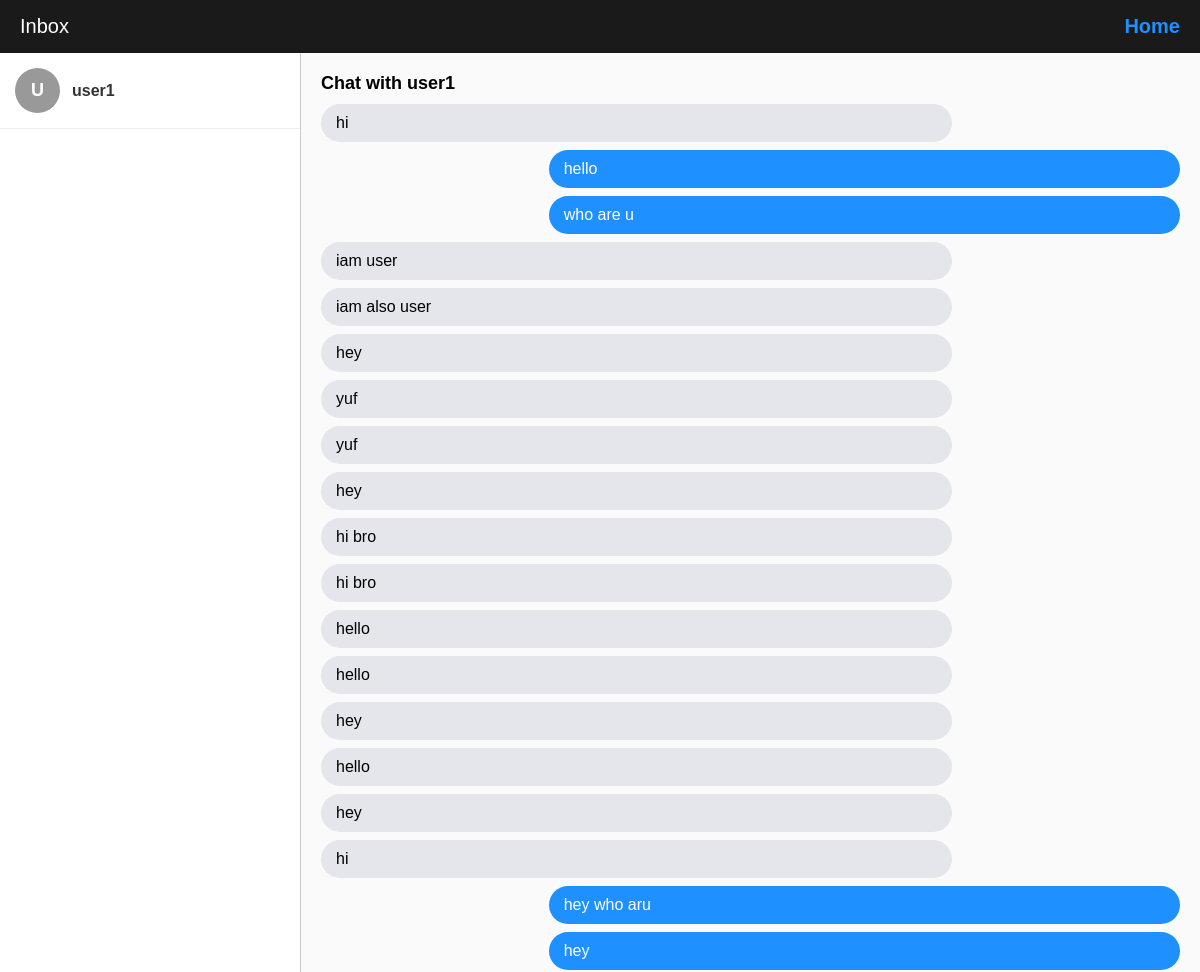
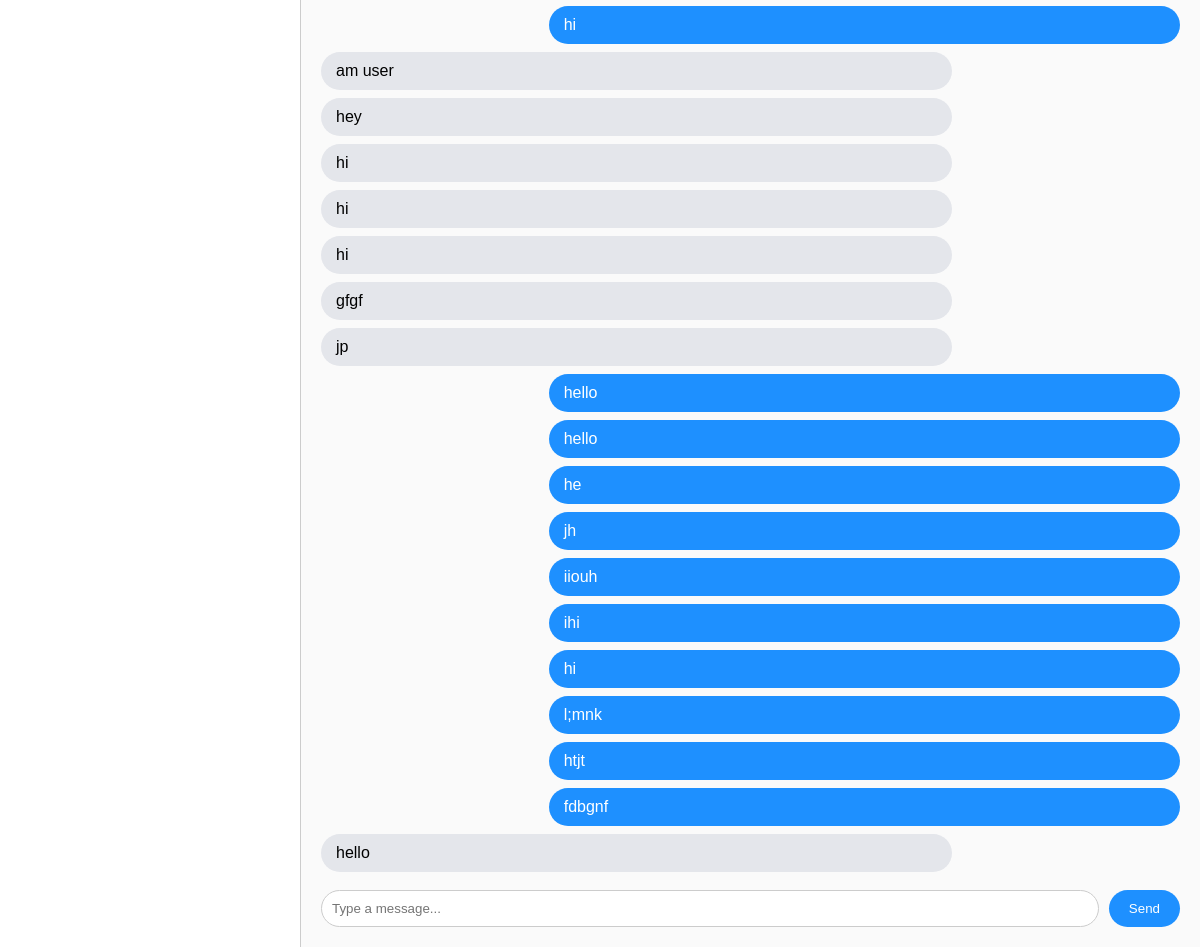
The app's page /inbox.php?to_user_id=15 (signed in) with its own data (2 pictures, top to bottom).
### tables this page shows
CREATE TABLE `users` (
  `id` int(11) NOT NULL,
  `username` varchar(100) NOT NULL,
  `email` varchar(255) NOT NULL,
  `password` varchar(255) NOT NULL,
  `bio` text DEFAULT NULL,
  `profile_picture` varchar(255) DEFAULT NULL
);

CREATE TABLE `messages` (
  `id` int(11) NOT NULL,
  `sender_id` int(11) NOT NULL,
  `receiver_id` int(11) NOT NULL,
  `message` text NOT NULL,
  `timestamp` datetime DEFAULT current_timestamp()
);

### inbox.php (the view, shortened to what this page needs)
<?php
include("db.php");
$user_id = $_SESSION['user_id'];
$query = "
    SELECT DISTINCT
        u.id, u.username, u.profile_picture
    FROM users u
    JOIN messages m ON
        (u.id = m.sender_id AND m.receiver_id = :user_id)
        OR (u.id = m.receiver_id AND m.sender_id = :user_id)
    WHERE u.id != :user_id
";
$stmt = $conn->prepare($query);
$stmt->bindParam(':user_id', $user_id);
$stmt->execute();
$contacts = $stmt->fetchAll(PDO::FETCH_ASSOC);
$selected_user = null;
$messages = [];
if (isset($_GET['to_user_id'])) {
    $to_user_id = (int)$_GET['to_user_id'];
    $user_stmt = $conn->prepare("SELECT username FROM users WHERE id = :id");
    $user_stmt->execute([':id' => $to_user_id]);
    $selected_user = $user_stmt->fetch(PDO::FETCH_ASSOC);
    $chat = $conn->prepare("SELECT * FROM messages
        WHERE (sender_id = :sender AND receiver_id = :receiver)
           OR (sender_id = :receiver AND receiver_id = :sender)
        ORDER BY timestamp ASC");
    $chat->execute([':sender' => $user_id, ':receiver' => $to_user_id]);
    $messages = $chat->fetchAll(PDO::FETCH_ASSOC);
}
?>
<!DOCTYPE html>
<html lang="en">
<head>
</head>
<body>
<header>
    <div>Inbox</div>
    <a href="homepage.php">Home</a>
</header>
<div class="main-container">
    <div class="sidebar">
        <?php foreach ($contacts as $user): ?>
            <div class="contact" onclick="window.location='inbox.php?to_user_id=<?= $user['id']; ?>'">
                <?php if (!empty($user['profile_picture'])): ?>
                    <a href="public_profile.php?id=<?= $user['id']; ?>" onclick="event.stopPropagation();" class="no-style">
                        <img src="uploads/<?= htmlspecialchars($user['profile_picture']); ?>" alt="Profile">
                    </a>
                <?php else: ?>
                    <a href="public_profile.php?id=<?= $user['id']; ?>" onclick="event.stopPropagation();" class="no-style">
                        <div class="profile-icon"><?= strtoupper(substr($user['username'], 0, 1)); ?></div>
                    </a>
                <?php endif; ?>
                <span class="contact-name"><?= htmlspecialchars($user['username']); ?></span>
            </div>
        <?php endforeach; ?>
    </div>
    <div class="chat-area">
        <?php if ($selected_user): ?>
            <div class="chat-title">Chat with <?= htmlspecialchars($selected_user['username']); ?></div>
            <div id="message-container">
                <?php foreach ($messages as $msg): ?>
                    <div class="message-box <?= $msg['sender_id'] == $user_id ? 'from-me' : 'from-them'; ?>">
                        <?= nl2br(htmlspecialchars($msg['message'])); ?>
                    </div>
                <?php endforeach; ?>
            </div>
            <form class="message-form" method="POST" action="inbox.php" onsubmit="scrollToBottom()">
                <input type="text" name="message" placeholder="Type a message..." required>
                <button type="submit" name="send">Send</button>
            </form>
        <?php else: ?>
            <div class="chat-title">Select a conversation</div>
        <?php endif; ?>
    </div>
</div>
</body>
</html>

### inbox.php (style rules this page uses)
body { font-family: Arial, sans-serif; margin: 0; height: 100vh; display: flex; flex-direction: column; }
header { background: #1a1a1a; color: white; padding: 15px 20px; font-size: 20px; display: flex; justify-content: space-between; align-items: center; }
header a { color: #1E90FF; text-decoration: none; font-weight: bold; }
.main-container { flex: 1; display: flex; height: calc(100vh - 60px); }
.sidebar { width: 300px; background: #fff; border-right: 1px solid #ccc; overflow-y: auto; }
.chat-area { flex: 1; background: #fafafa; padding: 20px; display: flex; flex-direction: column; }
.contact { display: flex; align-items: center; padding: 15px; border-bottom: 1px solid #eee; cursor: pointer; }
.profile-icon { width: 45px; height: 45px; border-radius: 50%; background: #999; margin-right: 12px; display: flex; align-items: center; justify-content: center; color: white; font-weight: bold; font-size: 18px; }
.contact-name { font-weight: bold; color: #333; }
.chat-title { font-weight: bold; margin-bottom: 10px; font-size: 18px; }
#message-container { flex: 1; overflow-y: auto; margin-bottom: 10px; }
.message-box { padding: 10px 15px; border-radius: 20px; max-width: 70%; margin-bottom: 8px; }
.from-me { background: #1E90FF; color: white; margin-left: auto; }
.from-them { background: #e4e6eb; margin-right: auto; }
.message-form { display: flex; gap: 10px; }
.message-form input[type="text"] { flex: 1; padding: 10px; border-radius: 20px; border: 1px solid #ccc; }
.message-form button { padding: 10px 20px; background: #1E90FF; color: white; border: none; border-radius: 20px; cursor: pointer; }
a.no-style { text-decoration: none; color: inherit; }

### records on screen
users: username "U", username "user1"
messages: message "hi"
messages: message "hello"
messages: message "who are u"
messages: message "iam user"
messages: message "iam also user"
messages: message "hey"
messages: message "yuf"
messages: message "yuf"
messages: message "hey"
messages: message "hi bro"
messages: message "hi bro"
messages: message "hello"
messages: message "hello"
messages: message "hey"
messages: message "hello"
messages: message "hey"
messages: message "hi"
messages: message "hey who aru"
messages: message "hey"
messages: message "hi"
messages: message "am user"
messages: message "hey"
messages: message "hi"
messages: message "hi"
messages: message "hi"
messages: message "gfgf"
messages: message "jp"
messages: message "hello"
messages: message "hello"
messages: message "he"
messages: message "jh"
messages: message "iiouh"
messages: message "ihi"
messages: message "hi"
messages: message "l;mnk"
messages: message "htjt"
messages: message "fdbgnf"
messages: message "hello"
